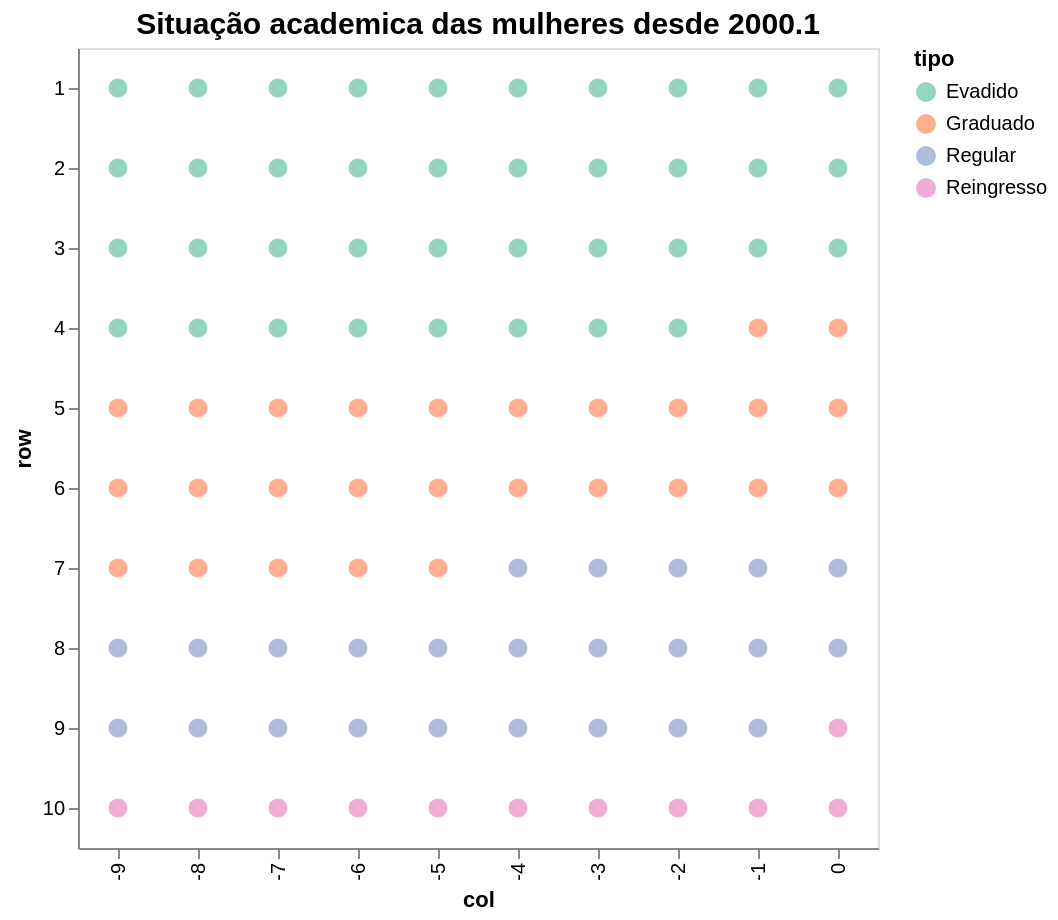

The specification (Vega-Lite) saved for this image:
### Vega-Lite specification from a JSON file in a GitHub repository (floating-point values rounded to 4 significant figures)
{"$schema": "https://vega.github.io/schema/vega-lite/v5.json", "config": {"view": {}}, "title": {"text": "Situação academica das mulheres desde 2000.1", "fontSize": 15}, "width": 400, "height": 400, "data": {"values": [{"id": 1, "tipo": "Evadido"}, {"id": 2, "tipo": "Evadido"}, {"id": 3, "tipo": "Evadido"}, {"id": 4, "tipo": "Evadido"}, {"id": 5, "tipo": "Evadido"}, {"id": 6, "tipo": "Evadido"}, {"id": 7, "tipo": "Evadido"}, {"id": 8, "tipo": "Evadido"}, {"id": 9, "tipo": "Evadido"}, {"id": 10, "tipo": "Evadido"}, {"id": 11, "tipo": "Evadido"}, {"id": 12, "tipo": "Evadido"}, {"id": 13, "tipo": "Evadido"}, {"id": 14, "tipo": "Evadido"}, {"id": 15, "tipo": "Evadido"}, {"id": 16, "tipo": "Evadido"}, {"id": 17, "tipo": "Evadido"}, {"id": 18, "tipo": "Evadido"}, {"id": 19, "tipo": "Evadido"}, {"id": 20, "tipo": "Evadido"}, {"id": 21, "tipo": "Evadido"}, {"id": 22, "tipo": "Evadido"}, {"id": 23, "tipo": "Evadido"}, {"id": 24, "tipo": "Evadido"}, {"id": 25, "tipo": "Evadido"}, {"id": 26, "tipo": "Evadido"}, {"id": 27, "tipo": "Evadido"}, {"id": 28, "tipo": "Evadido"}, {"id": 29, "tipo": "Evadido"}, {"id": 30, "tipo": "Evadido"}, {"id": 31, "tipo": "Evadido"}, {"id": 32, "tipo": "Evadido"}, {"id": 33, "tipo": "Evadido"}, {"id": 34, "tipo": "Evadido"}, {"id": 35, "tipo": "Evadido"}, {"id": 36, "tipo": "Evadido"}, {"id": 37, "tipo": "Evadido"}, {"id": 38, "tipo": "Evadido"}, {"id": 39, "tipo": "Graduado"}, {"id": 40, "tipo": "Graduado"}, {"id": 41, "tipo": "Graduado"}, {"id": 42, "tipo": "Graduado"}, {"id": 43, "tipo": "Graduado"}, {"id": 44, "tipo": "Graduado"}, {"id": 45, "tipo": "Graduado"}, {"id": 46, "tipo": "Graduado"}, {"id": 47, "tipo": "Graduado"}, {"id": 48, "tipo": "Graduado"}, {"id": 49, "tipo": "Graduado"}, {"id": 50, "tipo": "Graduado"}, {"id": 51, "tipo": "Graduado"}, {"id": 52, "tipo": "Graduado"}, {"id": 53, "tipo": "Graduado"}, {"id": 54, "tipo": "Graduado"}, {"id": 55, "tipo": "Graduado"}, {"id": 56, "tipo": "Graduado"}, {"id": 57, "tipo": "Graduado"}, {"id": 58, "tipo": "Graduado"}, {"id": 59, "tipo": "Graduado"}, {"id": 60, "tipo": "Graduado"}, {"id": 61, "tipo": "Graduado"}, {"id": 62, "tipo": "Graduado"}, {"id": 63, "tipo": "Graduado"}, {"id": 64, "tipo": "Graduado"}, {"id": 65, "tipo": "Graduado"}, {"id": 66, "tipo": "Regular"}, {"id": 67, "tipo": "Regular"}, {"id": 68, "tipo": "Regular"}, {"id": 69, "tipo": "Regular"}, {"id": 70, "tipo": "Regular"}, {"id": 71, "tipo": "Regular"}, {"id": 72, "tipo": "Regular"}, {"id": 73, "tipo": "Regular"}, {"id": 74, "tipo": "Regular"}, {"id": 75, "tipo": "Regular"}, {"id": 76, "tipo": "Regular"}, {"id": 77, "tipo": "Regular"}, {"id": 78, "tipo": "Regular"}, {"id": 79, "tipo": "Regular"}, {"id": 80, "tipo": "Regular"}, {"id": 81, "tipo": "Regular"}, {"id": 82, "tipo": "Regular"}, {"id": 83, "tipo": "Regular"}, {"id": 84, "tipo": "Regular"}, {"id": 85, "tipo": "Regular"}, {"id": 86, "tipo": "Regular"}, {"id": 87, "tipo": "Regular"}, {"id": 88, "tipo": "Regular"}, {"id": 89, "tipo": "Regular"}, {"id": 90, "tipo": "Reingresso"}, {"id": 91, "tipo": "Reingresso"}, {"id": 92, "tipo": "Reingresso"}, {"id": 93, "tipo": "Reingresso"}, {"id": 94, "tipo": "Reingresso"}, {"id": 95, "tipo": "Reingresso"}, {"id": 96, "tipo": "Reingresso"}, {"id": 97, "tipo": "Reingresso"}, {"id": 98, "tipo": "Reingresso"}, {"id": 99, "tipo": "Reingresso"}, {"id": 100, "tipo": "Reingresso"}]}, "transform": [{"calculate": "ceil (datum.id/10)", "as": "row"}, {"calculate": "datum.id - datum.row*10", "as": "col"}], "mark": {"type": "point", "filled": true}, "encoding": {"x": {"field": "col", "type": "ordinal"}, "y": {"field": "row", "type": "ordinal"}, "shape": {}, "color": {"field": "tipo", "type": "nominal", "legend": {"rowPadding": 5, "symbolType": "circle"}, "scale": {"domain": ["Evadido", "Graduado", "Regular", "Reingresso"], "scheme": "set2"}}, "size": {"value": 90}}}
